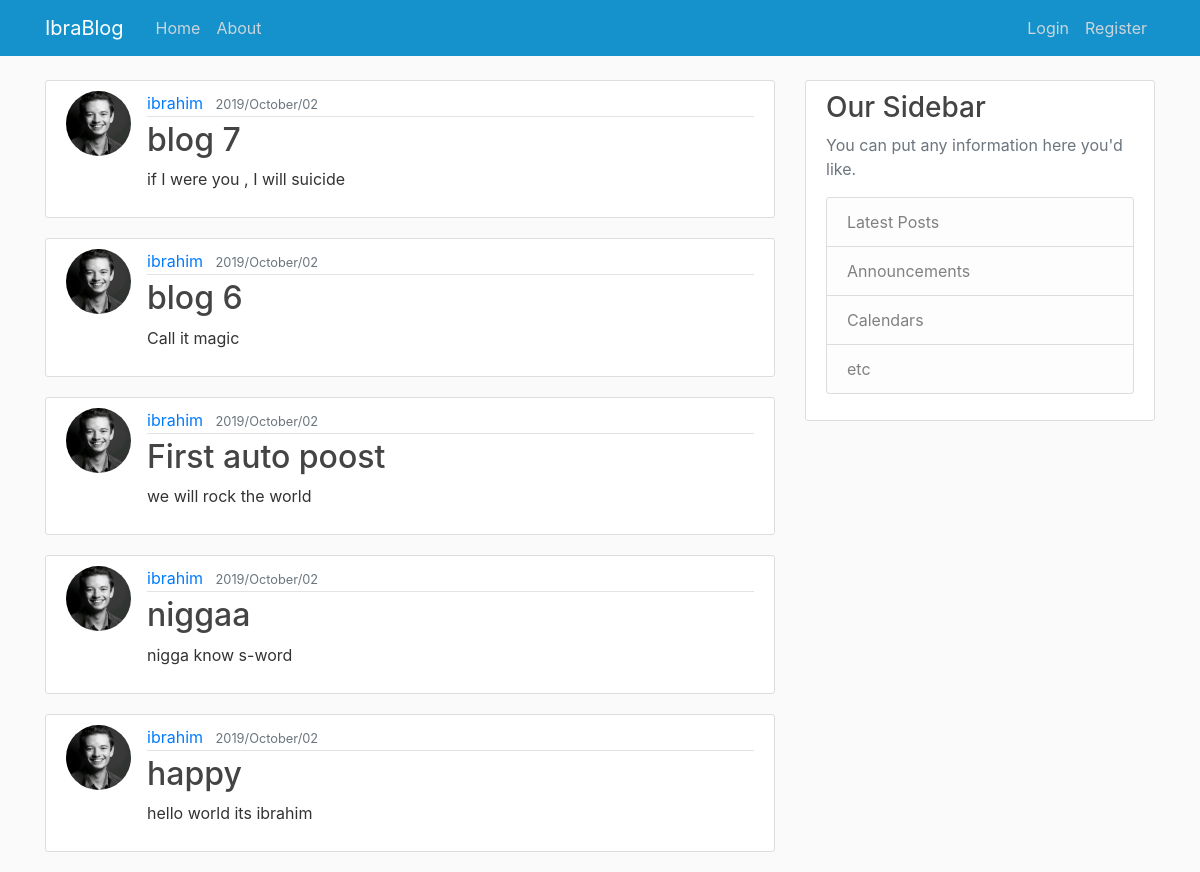
/blog/, run on an earlier commit of the app's database.
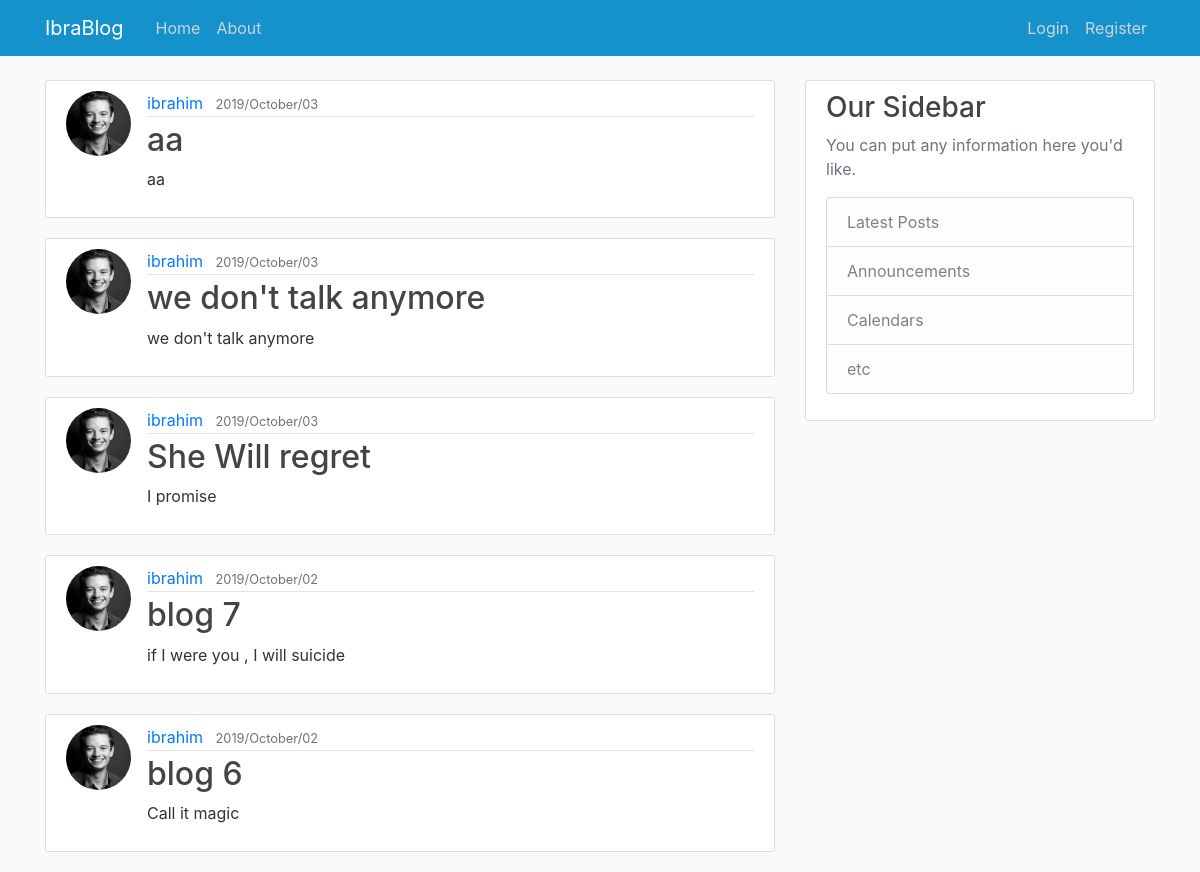
And on a later commit of the database.
### blog/models.py (models this page shows, shortened)
class Post(models.Model):
    title = models.CharField(max_length=100) #CharField used for names restricted strings
    content = models.TextField() #unrestricted string there is "choices" parameter used for choose your own charfields
    date = models.DateTimeField(default=timezone.now())
    author = models.ForeignKey(User,on_delete=models.CASCADE)

### users/models.py (models this page shows, shortened)
class Profile(models.Model):
    user = models.OneToOneField(User,on_delete=models.CASCADE)
    image = models.ImageField(default ='default.jpeg',upload_to='profile_pics')

### blog/views.py (the view)
# urls.py: path('', PostListView.as_view(),name='blog-home'),
class PostListView(ListView):
    model = Post
    template_name = 'blog/home.html'
    context_object_name = 'posts'
    ordering = ['-date']
    paginate_by = 5

### blog/templates/blog/home.html
{%extends "blog/base.html" %}
{% block content %}
{% for post in posts %}
<article class="media content-section">
  <img class="rounded-circle article-img" src={{post.author.profile.image.url}}>
  <div class="media-body">
    <div class="article-metadata">
      <a class="mr-2" href="#">{{ post.author }}</a>
      <small class="text-muted">{{ post.date |date:"Y/F/d" }}</small>
    </div>
    <h2><a class="article-title" href="{% url 'post-detail' post.id %}">{{ post.title }}</a></h2>
    <p class="article-content">{{ post.content }}</p>
  </div>
</article>{% endfor %}
{% endblock %}

What changed in the data, as far as the page shows it:
no longer on this page (row unchanged): Post: author.profile.image (picture), author "ibrahim", date "2019/October/02", title "First auto poost", content "we will rock the world"
no longer on this page (row unchanged): Post: author.profile.image (picture), author "ibrahim", date "2019/October/02", title "niggaa", content "nigga know s-word"
no longer on this page (row unchanged): Post: author.profile.image (picture), author "ibrahim", date "2019/October/02", title "happy", content "hello world its ibrahim"
added Post: author.profile.image (picture), author "ibrahim", date "2019/October/03", title "aa", content "aa"
added Post: author.profile.image (picture), author "ibrahim", date "2019/October/03", title "we don't talk anymore", content "we don't talk anymore"
added Post: author.profile.image (picture), author "ibrahim", date "2019/October/03", title "She Will regret", content "I promise"
